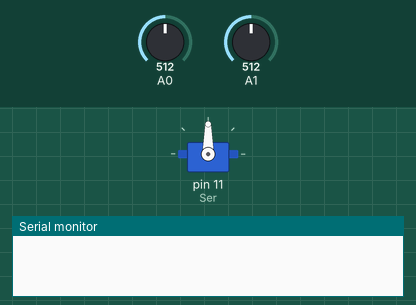
This sketch was run on a simulated Arduino Uno, built for the host (arithmetic inside an expression is 32-bit, double 64-bit). On the bench: servo, the last lines printed to the serial monitor. The inputs (shaded band) are chosen by the test bench; at power-on: A0 = 512, A1 = 512.

Above: at 0.0 s.
At 0.6 s:
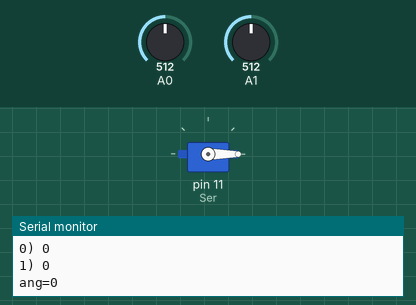
Timing chart, 0 to 2.1 s (numbered marks = the images above):
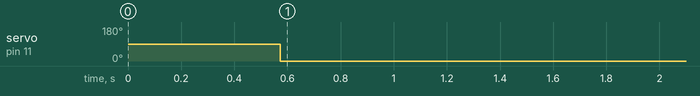

The sketch:

FHT.ino
```cpp
#define FHT_N 256
#define LOG_OUT 1
#define LOW_PASS 35
#define INPUT_GAIN 1.5
#define cbi(sfr, bit) (_SFR_BYTE(sfr) &= ~_BV(bit))
#define sbi(sfr, bit) (_SFR_BYTE(sfr) |= _BV(bit))
#include <FHT.h>
#include <Servo.h>
byte posOffset[33]={2, 3, 4, 5, 6, 7, 8, 9, 10, 11, 12, 13, 14, 15, 20, 25, 32, 36, 40, 44, 48, 52, 57, 62, 67, 72, 78, 84, 90, 96, 102, 108, 120};
Servo Ser;
void setup() {
  sbi(ADCSRA, ADPS2);
  cbi(ADCSRA, ADPS1);
  sbi(ADCSRA, ADPS0);
  analogReference(EXTERNAL);
  Ser.attach(11);
  Serial.begin(9600);
}
int tmp[3];
int aa=0;

void loop() {
  for (int a=0; a<2; a++){
    Serial.println("");
    Serial.print(a);
    Serial.print(") ");
    for (int i = 0 ; i < FHT_N ; i++) {
      int sample;
      if(!a)
        sample = analogRead(A0);
      else
        sample = analogRead(A1);
      fht_input[i] = sample; // put real data into bins
    }
    fht_window();  // window the data for better frequency response
    fht_reorder(); // reorder the data before doing the fht
    fht_run();     // process the data in the fht
    fht_mag_log(); // take the output of the fht

//    for (int i = 0; i < 128; i ++) {
    for (int i = 100; i < 128; i ++) {
        if (fht_log_out[i] < LOW_PASS) fht_log_out[i] = 0;
        fht_log_out[i] = (float)fht_log_out[i] * INPUT_GAIN;
    }
//    for (byte pos = 0; pos < 32; pos++) {
      byte pos = 31;
      int posLevel = fht_log_out[posOffset[pos]];
      byte linesBetween;
//      if (pos > 0 && pos < 32) {
      if(pos > 0){
        linesBetween = posOffset[pos] - posOffset[pos - 1];
        for (byte i = 0; i < linesBetween; i++) {
          posLevel += (float) ((float)i / linesBetween) * fht_log_out[posOffset[pos] - linesBetween + i];
        }
      }
      if(pos < 32){
        linesBetween = posOffset[pos + 1] - posOffset[pos];
        for (byte i = 0; i < linesBetween; i++) {
          posLevel += (float) ((float)i / linesBetween) * fht_log_out[posOffset[pos] + linesBetween - i];
        }
      }
      Serial.print(posLevel);
      Serial.print(" ");
      if(!a)
        tmp[aa]=posLevel;
      else{
        tmp[aa]-=posLevel/2;
        ++aa;
      }
      if(aa>=3){
        aa=0;
        for(int i=1; i<3;++i)
          tmp[0]+=tmp[i];
        Serial.println("");
        Serial.print("ang=");
        tmp[0]/=3;
        if(tmp[0]<0){
          tmp[0]*=-1;
          tmp[0]=map(posLevel, 0, 200, 91, 180);
        }
        if(tmp[0]>=0){
          tmp[0]=map(posLevel, 0, 200, 0, 90);
        }
        Ser.write(tmp[0]);
        Serial.print(tmp[0]);
        Serial.println("");
      }
  }
  Serial.println("");
  delay(200);
}
```

Measured:
- by itself, servo on pin 11 (Ser): 90° → 0° at 0.57 s
